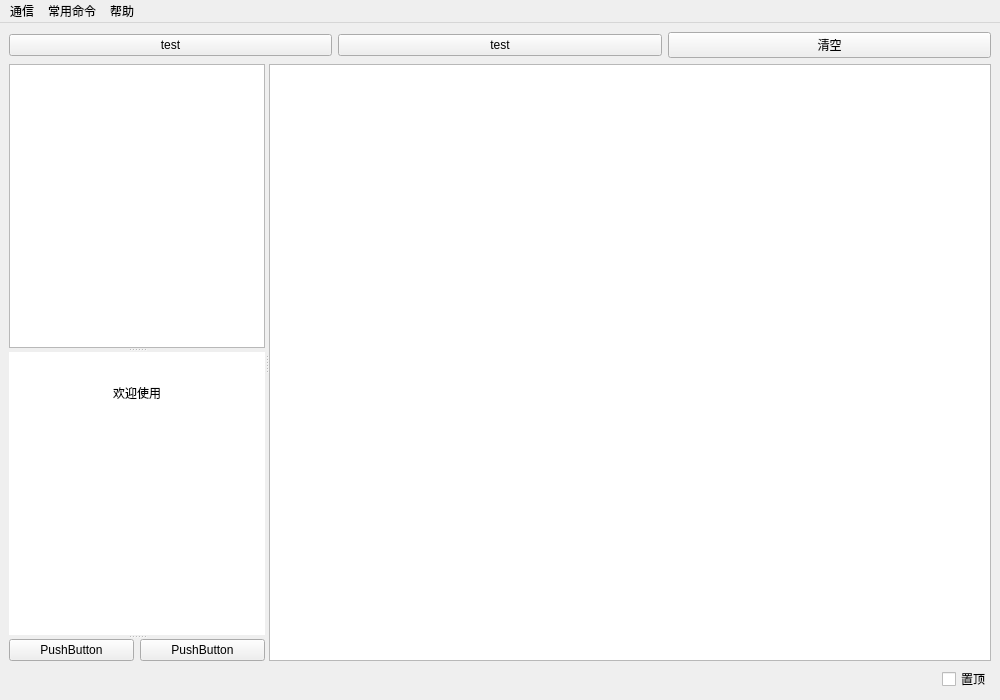
<?xml version="1.0" encoding="UTF-8"?>
<ui version="4.0">
 <class>MasterWindow</class>
 <widget class="QMainWindow" name="MasterWindow">
  <property name="geometry">
   <rect>
    <x>0</x>
    <y>0</y>
    <width>1000</width>
    <height>700</height>
   </rect>
  </property>
  <property name="windowTitle">
   <string>MainWindow</string>
  </property>
  <property name="windowIcon">
   <iconset resource="../img/icon.qrc">
    <normaloff>:/698/698.ico</normaloff>:/698/698.ico</iconset>
  </property>
  <widget class="QWidget" name="centralwidget">
   <layout class="QVBoxLayout" name="verticalLayout">
    <item>
     <layout class="QHBoxLayout" name="horizontalLayout">
      <item>
       <widget class="QPushButton" name="test_b">
        <property name="text">
         <string>test</string>
        </property>
       </widget>
      </item>
      <item>
       <widget class="QPushButton" name="test_b_2">
        <property name="text">
         <string>test</string>
        </property>
       </widget>
      </item>
      <item>
       <widget class="QPushButton" name="clr_b">
        <property name="text">
         <string>清空</string>
        </property>
       </widget>
      </item>
     </layout>
    </item>
    <item>
     <widget class="QSplitter" name="splitter_2">
      <property name="sizePolicy">
       <sizepolicy hsizetype="Expanding" vsizetype="Expanding">
        <horstretch>0</horstretch>
        <verstretch>0</verstretch>
       </sizepolicy>
      </property>
      <property name="orientation">
       <enum>Qt::Horizontal</enum>
      </property>
      <widget class="QSplitter" name="splitter">
       <property name="orientation">
        <enum>Qt::Vertical</enum>
       </property>
       <widget class="QTableWidget" name="tmn_table">
        <property name="sizePolicy">
         <sizepolicy hsizetype="Fixed" vsizetype="Expanding">
          <horstretch>0</horstretch>
          <verstretch>10</verstretch>
         </sizepolicy>
        </property>
        <property name="minimumSize">
         <size>
          <width>210</width>
          <height>0</height>
         </size>
        </property>
        <property name="maximumSize">
         <size>
          <width>16777215</width>
          <height>16777215</height>
         </size>
        </property>
        <property name="baseSize">
         <size>
          <width>0</width>
          <height>0</height>
         </size>
        </property>
        <property name="alternatingRowColors">
         <bool>true</bool>
        </property>
        <property name="verticalScrollMode">
         <enum>QAbstractItemView::ScrollPerPixel</enum>
        </property>
        <property name="horizontalScrollMode">
         <enum>QAbstractItemView::ScrollPerPixel</enum>
        </property>
       </widget>
       <widget class="QTextBrowser" name="textBrowser">
        <property name="sizePolicy">
         <sizepolicy hsizetype="Fixed" vsizetype="Expanding">
          <horstretch>0</horstretch>
          <verstretch>10</verstretch>
         </sizepolicy>
        </property>
        <property name="minimumSize">
         <size>
          <width>210</width>
          <height>0</height>
         </size>
        </property>
        <property name="autoFillBackground">
         <bool>false</bool>
        </property>
        <property name="frameShape">
         <enum>QFrame::NoFrame</enum>
        </property>
        <property name="frameShadow">
         <enum>QFrame::Plain</enum>
        </property>
        <property name="lineWidth">
         <number>0</number>
        </property>
        <property name="html">
         <string>&lt;!DOCTYPE HTML PUBLIC &quot;-//W3C//DTD HTML 4.0//EN&quot; &quot;http://www.w3.org/TR/REC-html40/strict.dtd&quot;&gt;
&lt;html&gt;&lt;head&gt;&lt;meta name=&quot;qrichtext&quot; content=&quot;1&quot; /&gt;&lt;style type=&quot;text/css&quot;&gt;
p, li { white-space: pre-wrap; }
&lt;/style&gt;&lt;/head&gt;&lt;body style=&quot; font-family:'SimSun'; font-size:9pt; font-weight:400; font-style:normal;&quot;&gt;
&lt;p align=&quot;center&quot; style=&quot;-qt-paragraph-type:empty; margin-top:0px; margin-bottom:0px; margin-left:0px; margin-right:0px; -qt-block-indent:0; text-indent:0px;&quot;&gt;&lt;br /&gt;&lt;/p&gt;
&lt;p align=&quot;center&quot; style=&quot;-qt-paragraph-type:empty; margin-top:0px; margin-bottom:0px; margin-left:0px; margin-right:0px; -qt-block-indent:0; text-indent:0px;&quot;&gt;&lt;br /&gt;&lt;/p&gt;
&lt;p align=&quot;center&quot; style=&quot; margin-top:0px; margin-bottom:0px; margin-left:0px; margin-right:0px; -qt-block-indent:0; text-indent:0px;&quot;&gt;欢迎使用&lt;/p&gt;&lt;/body&gt;&lt;/html&gt;</string>
        </property>
       </widget>
       <widget class="QWidget" name="layoutWidget">
        <layout class="QHBoxLayout" name="horizontalLayout_3">
         <item>
          <widget class="QPushButton" name="pushButton">
           <property name="sizePolicy">
            <sizepolicy hsizetype="Expanding" vsizetype="Fixed">
             <horstretch>0</horstretch>
             <verstretch>0</verstretch>
            </sizepolicy>
           </property>
           <property name="text">
            <string>PushButton</string>
           </property>
          </widget>
         </item>
         <item>
          <widget class="QPushButton" name="pushButton_2">
           <property name="sizePolicy">
            <sizepolicy hsizetype="Expanding" vsizetype="Fixed">
             <horstretch>0</horstretch>
             <verstretch>0</verstretch>
            </sizepolicy>
           </property>
           <property name="text">
            <string>PushButton</string>
           </property>
          </widget>
         </item>
        </layout>
       </widget>
      </widget>
      <widget class="QTableWidget" name="mes_table">
       <property name="sizePolicy">
        <sizepolicy hsizetype="Expanding" vsizetype="Expanding">
         <horstretch>5</horstretch>
         <verstretch>0</verstretch>
        </sizepolicy>
       </property>
       <property name="editTriggers">
        <set>QAbstractItemView::NoEditTriggers</set>
       </property>
       <property name="alternatingRowColors">
        <bool>true</bool>
       </property>
       <property name="selectionMode">
        <enum>QAbstractItemView::SingleSelection</enum>
       </property>
       <property name="selectionBehavior">
        <enum>QAbstractItemView::SelectRows</enum>
       </property>
       <property name="verticalScrollMode">
        <enum>QAbstractItemView::ScrollPerPixel</enum>
       </property>
       <property name="horizontalScrollMode">
        <enum>QAbstractItemView::ScrollPerPixel</enum>
       </property>
       <property name="rowCount">
        <number>0</number>
       </property>
       <attribute name="horizontalHeaderVisible">
        <bool>true</bool>
       </attribute>
       <attribute name="horizontalHeaderCascadingSectionResizes">
        <bool>false</bool>
       </attribute>
       <attribute name="horizontalHeaderDefaultSectionSize">
        <number>120</number>
       </attribute>
       <attribute name="horizontalHeaderHighlightSections">
        <bool>true</bool>
       </attribute>
       <attribute name="horizontalHeaderShowSortIndicator" stdset="0">
        <bool>false</bool>
       </attribute>
      </widget>
     </widget>
    </item>
    <item>
     <layout class="QHBoxLayout" name="horizontalLayout_2">
      <property name="sizeConstraint">
       <enum>QLayout::SetDefaultConstraint</enum>
      </property>
      <item>
       <spacer name="horizontalSpacer">
        <property name="orientation">
         <enum>Qt::Horizontal</enum>
        </property>
        <property name="sizeType">
         <enum>QSizePolicy::Expanding</enum>
        </property>
        <property name="sizeHint" stdset="0">
         <size>
          <width>40</width>
          <height>0</height>
         </size>
        </property>
       </spacer>
      </item>
      <item>
       <widget class="QCheckBox" name="always_top_cb">
        <property name="text">
         <string>置顶</string>
        </property>
       </widget>
      </item>
     </layout>
    </item>
   </layout>
  </widget>
  <widget class="QMenuBar" name="menubar">
   <property name="geometry">
    <rect>
     <x>0</x>
     <y>0</y>
     <width>1000</width>
     <height>23</height>
    </rect>
   </property>
   <widget class="QMenu" name="menu">
    <property name="title">
     <string>通信</string>
    </property>
    <addaction name="connect_menu"/>
   </widget>
   <widget class="QMenu" name="menu_2">
    <property name="title">
     <string>常用命令</string>
    </property>
    <addaction name="param_menu"/>
    <addaction name="collect_menu"/>
    <addaction name="diy_menu"/>
   </widget>
   <widget class="QMenu" name="menu_3">
    <property name="title">
     <string>帮助</string>
    </property>
    <addaction name="about_menu"/>
   </widget>
   <addaction name="menu"/>
   <addaction name="menu_2"/>
   <addaction name="menu_3"/>
  </widget>
  <action name="connect_menu">
   <property name="text">
    <string>连接（F1）</string>
   </property>
   <property name="shortcut">
    <string>F1</string>
   </property>
  </action>
  <action name="param_menu">
   <property name="text">
    <string>参数读写</string>
   </property>
  </action>
  <action name="collect_menu">
   <property name="text">
    <string>采集监控</string>
   </property>
  </action>
  <action name="diy_menu">
   <property name="text">
    <string>自定义报文</string>
   </property>
  </action>
  <action name="about_menu">
   <property name="text">
    <string>关于</string>
   </property>
  </action>
 </widget>
 <resources>
  <include location="../img/icon.qrc"/>
 </resources>
 <connections/>
</ui>
